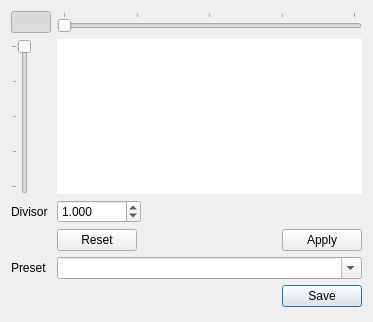
<ui version="4.0" >
 <class>ConvolutionMatrixEditor</class>
 <widget class="QWidget" name="ConvolutionMatrixEditor" >
  <property name="geometry" >
   <rect>
    <x>0</x>
    <y>0</y>
    <width>373</width>
    <height>322</height>
   </rect>
  </property>
  <property name="windowTitle" >
   <string>Form</string>
  </property>
  <layout class="QGridLayout" >
   <item row="0" column="0" >
    <widget class="QPushButton" name="mpLink" >
     <property name="toolTip" >
      <string>Force the kernel to be square.</string>
     </property>
     <property name="text" >
      <string/>
     </property>
     <property name="checkable" >
      <bool>true</bool>
     </property>
     <property name="checked" >
      <bool>true</bool>
     </property>
    </widget>
   </item>
   <item row="0" column="1" >
    <widget class="QSlider" name="mpWidthSlider" >
     <property name="minimum" >
      <number>0</number>
     </property>
     <property name="maximum" >
      <number>4</number>
     </property>
     <property name="pageStep" >
      <number>1</number>
     </property>
     <property name="orientation" >
      <enum>Qt::Horizontal</enum>
     </property>
     <property name="tickPosition" >
      <enum>QSlider::TicksAbove</enum>
     </property>
     <property name="tickInterval" >
      <number>1</number>
     </property>
    </widget>
   </item>
   <item row="1" column="0" >
    <widget class="QSlider" name="mpHeightSlider" >
     <property name="maximum" >
      <number>4</number>
     </property>
     <property name="pageStep" >
      <number>1</number>
     </property>
     <property name="orientation" >
      <enum>Qt::Vertical</enum>
     </property>
     <property name="invertedAppearance" >
      <bool>true</bool>
     </property>
     <property name="invertedControls" >
      <bool>true</bool>
     </property>
     <property name="tickPosition" >
      <enum>QSlider::TicksAbove</enum>
     </property>
     <property name="tickInterval" >
      <number>1</number>
     </property>
    </widget>
   </item>
   <item row="1" column="1" >
    <widget class="QTableWidget" name="mpFilter" >
     <property name="toolTip" >
      <string>Enter kernel values.</string>
     </property>
     <property name="frameShape" >
      <enum>QFrame::NoFrame</enum>
     </property>
     <property name="frameShadow" >
      <enum>QFrame::Plain</enum>
     </property>
     <property name="selectionMode" >
      <enum>QAbstractItemView::NoSelection</enum>
     </property>
     <property name="textElideMode" >
      <enum>Qt::ElideNone</enum>
     </property>
     <property name="rowCount" >
      <number>0</number>
     </property>
    </widget>
   </item>
   <item row="5" column="1" >
    <widget class="QDialogButtonBox" name="mpPresetButtons" >
     <property name="toolTip" >
      <string>Load or save the current divisor and matrix settings to the named preset. This will overwrite an existing preset if selected.
Remove an existing preset.</string>
     </property>
     <property name="standardButtons" >
      <set>QDialogButtonBox::Save</set>
     </property>
    </widget>
   </item>
   <item row="6" column="1" >
    <spacer>
     <property name="orientation" >
      <enum>Qt::Vertical</enum>
     </property>
     <property name="sizeHint" >
      <size>
       <width>20</width>
       <height>40</height>
      </size>
     </property>
    </spacer>
   </item>
   <item row="4" column="1" >
    <widget class="QComboBox" name="mpFilterName" >
     <property name="toolTip" >
      <string>You can save presets by typing in a name or selecting and existing preset name and hitting Save.
You can load a preset by selecting it and hitting load.
You can remove a preset by selecting it and hitting Remove.</string>
     </property>
     <property name="editable" >
      <bool>true</bool>
     </property>
     <property name="insertPolicy" >
      <enum>QComboBox::NoInsert</enum>
     </property>
    </widget>
   </item>
   <item row="3" column="1" >
    <widget class="QDialogButtonBox" name="mpMatrixButtons" >
     <property name="toolTip" >
      <string>Reset the divisor and matrix to the defaults.
Apply the convolution to the primary raster element in the active window.</string>
     </property>
     <property name="standardButtons" >
      <set>QDialogButtonBox::Apply|QDialogButtonBox::NoButton|QDialogButtonBox::Reset</set>
     </property>
    </widget>
   </item>
   <item row="4" column="0" >
    <widget class="QLabel" name="label" >
     <property name="text" >
      <string>Preset</string>
     </property>
    </widget>
   </item>
   <item row="2" column="1" >
    <layout class="QHBoxLayout" >
     <item>
      <widget class="QDoubleSpinBox" name="mpDivisor" >
       <property name="toolTip" >
        <string>Additional divisor. The result is always divided by the number of cells in the kernel.</string>
       </property>
       <property name="decimals" >
        <number>3</number>
       </property>
       <property name="minimum" >
        <double>0.001000000000000</double>
       </property>
       <property name="maximum" >
        <double>10000.000000000000000</double>
       </property>
       <property name="value" >
        <double>1.000000000000000</double>
       </property>
      </widget>
     </item>
     <item>
      <spacer>
       <property name="orientation" >
        <enum>Qt::Horizontal</enum>
       </property>
       <property name="sizeHint" >
        <size>
         <width>40</width>
         <height>20</height>
        </size>
       </property>
      </spacer>
     </item>
    </layout>
   </item>
   <item row="2" column="0" >
    <widget class="QLabel" name="label_2" >
     <property name="text" >
      <string>Divisor</string>
     </property>
    </widget>
   </item>
  </layout>
 </widget>
 <resources/>
 <connections/>
</ui>
